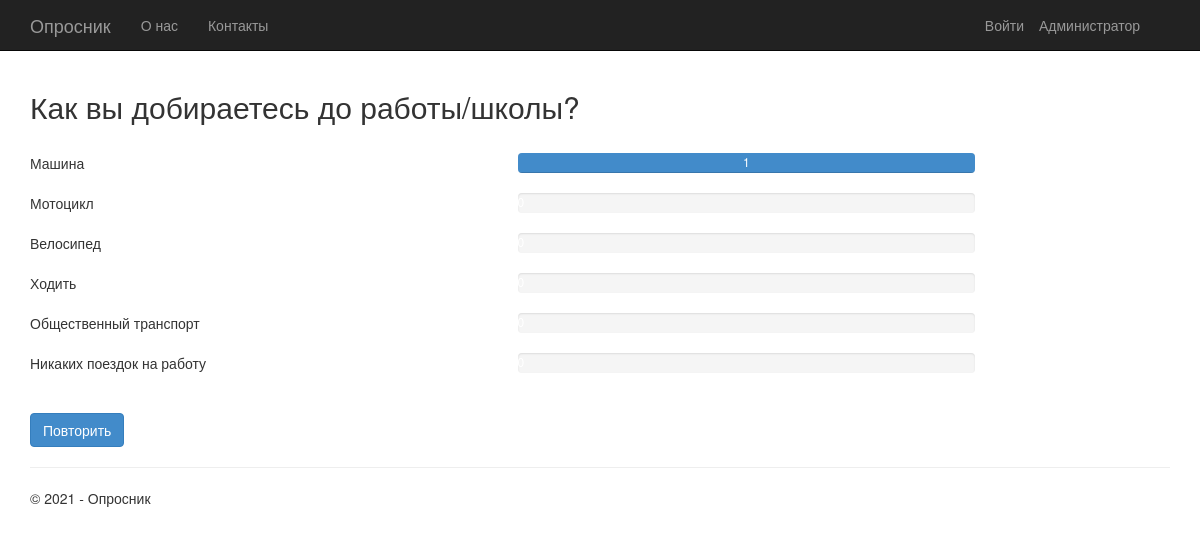
Page /2/results/ on the earlier database version.
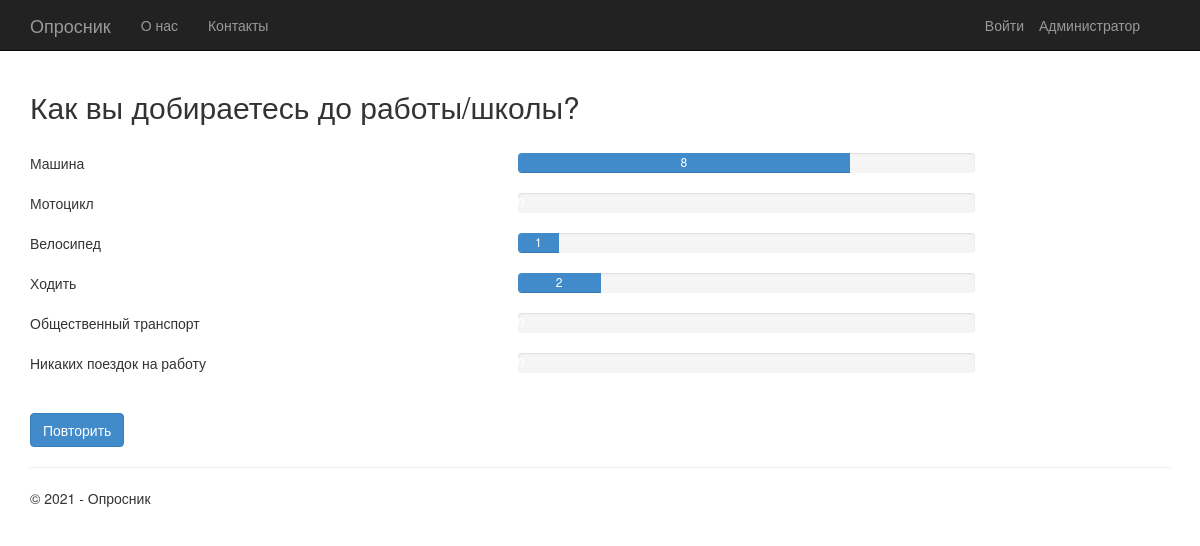
Same page on the later database version.
### app/models.py (models this page shows, shortened)
class Choice(models.Model):
    poll = models.ForeignKey(Poll, on_delete=models.CASCADE)
    text = models.CharField(max_length=200)
    votes = models.IntegerField(default=0)
    def votes_percentage(self):
        total=self.poll.total_votes()
        return self.votes / float(total) * 100 if total > 0 else 0

### app/views.py (the view)
class PollResultsView(DetailView):
    model = Poll
    def get_context_data(self, **kwargs):
        context = super(PollResultsView, self).get_context_data(**kwargs)
        context['title'] = 'Результат'
        context['btn'] = 'Повторить'
        context['year'] = datetime.now().year
        return context

### app/models.py (called while the page is built)
    def total_votes(self):
        return self.choice_set.aggregate(Sum('votes'))['votes__sum']

### app/templates/app/results.html
{% extends "app/layout.html" %}
{% block content %}
<h2>{{ poll.text }}</h2>
<br />
{% for choice in poll.choice_set.all %}
<div class="row">
    <div class="col-sm-5">{{choice.text}}</div>
    <div class="col-sm-5">
        <div class="progress">
            <div class="progress-bar" role="progressbar" aria-valuenow="{{choice.votes}}" aria-valuemin="0" aria-valuemax="{{poll.total_votes}}" style="width: {{choice.votes_percentage}}%;">
                {{choice.votes}}
            </div>
        </div>
    </div>
</div>
{% endfor %}
<br />
<a class="btn btn-primary" href="{% url 'app:detail' poll.id %}">{{btn}}</a>
{% endblock %}

Differences in the rows shown:
changed Choice "Машина": votes "1" → "8"
changed Choice "Велосипед": votes (not shown) → "1"
changed Choice "Ходить": votes (not shown) → "2"
